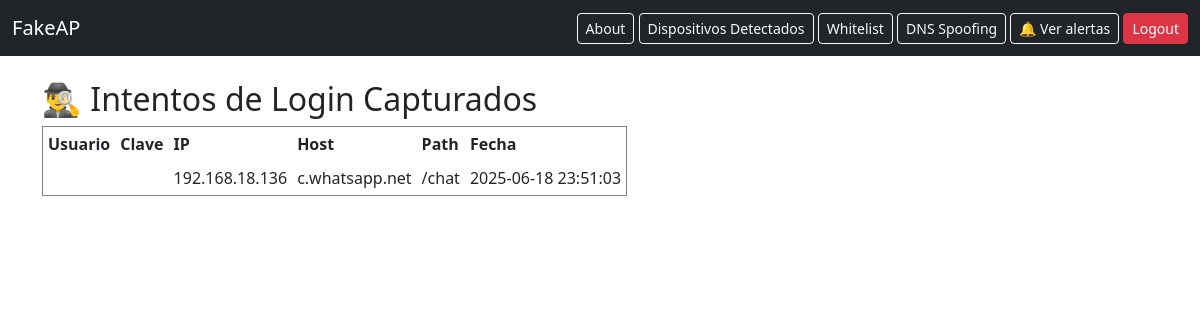
The page /capturados/ (signed in) on the database its author committed.
### board/models.py (models this page shows, shortened)
class LoginFalso(models.Model):
    usuario = models.CharField(max_length=100)
    clave = models.CharField(max_length=100)
    ip = models.GenericIPAddressField()
    host = models.CharField(max_length=255)
    path = models.CharField(max_length=255)
    fecha = models.DateTimeField(auto_now_add=True)

### board/views.py (the view)
# urls.py: path('capturados/', views.capturados_list, name='capturados_list'),
@login_required
def capturados_list(request):
    capturados = LoginFalso.objects.order_by('-fecha')[:100]
    return render(request, 'board/capturados_list.html', {'capturados': capturados})

### board/templates/board/capturados_list.html
{% extends 'board/base.html' %}
{% block content %}
<h2>🕵️‍♂️ Intentos de Login Capturados</h2>
<table border="1" cellpadding="5">
    <tr>
        <th>Usuario</th>
        <th>Clave</th>
        <th>IP</th>
        <th>Host</th>
        <th>Path</th>
        <th>Fecha</th>
    </tr>
    {% for intento in capturados %}
    <tr>
        <td>{{ intento.usuario }}</td>
        <td>{{ intento.clave }}</td>
        <td>{{ intento.ip }}</td>
        <td>{{ intento.host }}</td>
        <td>{{ intento.path }}</td>
        <td>{{ intento.fecha|date:"Y-m-d H:i:s" }}</td>
    </tr>
    {% endfor %}
</table>
{% endblock %}

### rows shown on the page
LoginFalso: ip "192.168.18.136", host "c.whatsapp.net", path "/chat", fecha "2025-06-18 23:51:03"
